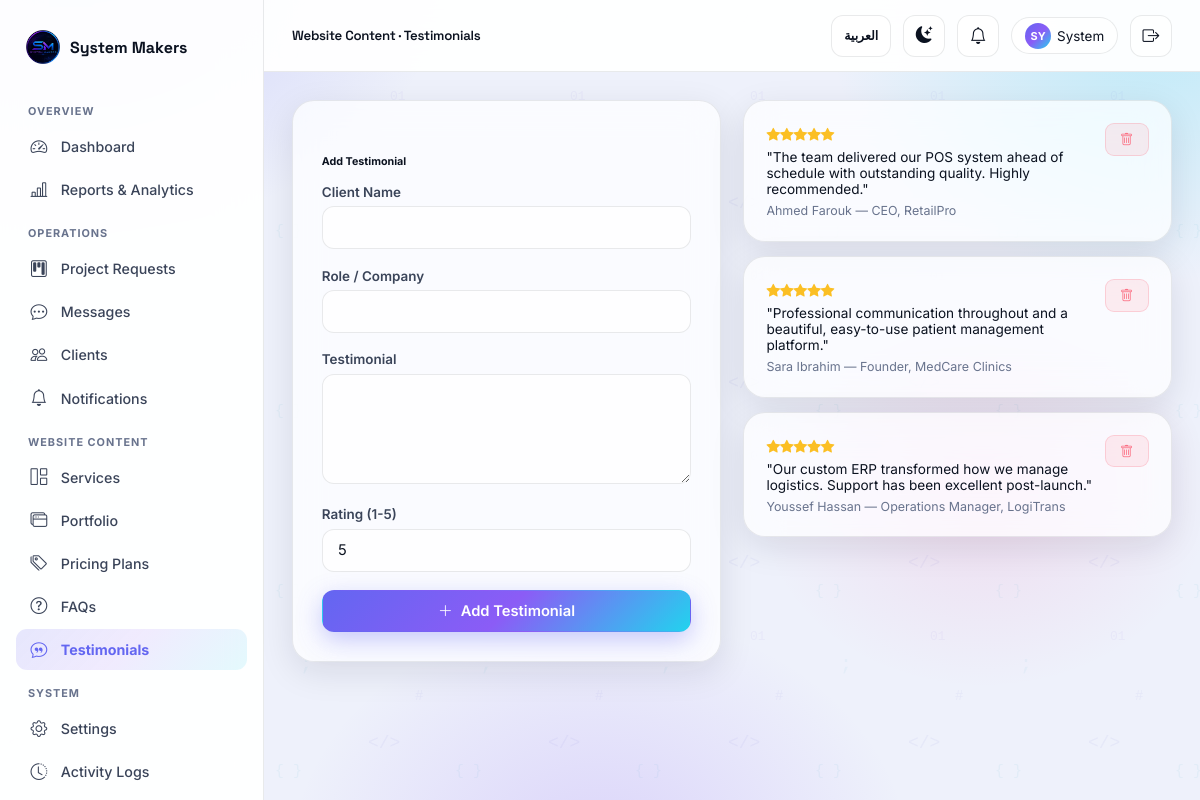
Screenshot of /admin/content/testimonials (signed in) with the database file from the repository.
### app/models/user.py (models this page shows, shortened)
class User(UserMixin, db.Model):
    __tablename__ = "users"
    id = db.Column(db.Integer, primary_key=True)
    full_name = db.Column(db.String(150), nullable=False)
    username = db.Column(db.String(80), unique=True, nullable=False, index=True)
    email = db.Column(db.String(150), unique=True, nullable=False, index=True)
    phone = db.Column(db.String(40))
    company = db.Column(db.String(150))
    password_hash = db.Column(db.String(255), nullable=False)
    role = db.Column(db.String(20), nullable=False, default="client")  # admin | client
    avatar_url = db.Column(db.String(255), default="")
    is_active_account = db.Column(db.Boolean, default=True)
    email_verified = db.Column(db.Boolean, default=False)
    verification_token = db.Column(db.String(100))
    reset_token = db.Column(db.String(100))
    reset_token_expires = db.Column(db.DateTime)
    created_at = db.Column(db.DateTime, default=lambda: datetime.now(timezone.utc))
    last_login = db.Column(db.DateTime)
    requests = db.relationship("ProjectRequest", backref="owner", lazy="dynamic",
                                foreign_keys="ProjectRequest.user_id")
    sent_messages = db.relationship("Message", backref="sender", lazy="dynamic",
                                     foreign_keys="Message.sender_id")
    notifications = db.relationship("Notification", backref="user", lazy="dynamic")
    @property
    def is_active(self):
        return self.is_active_account
    @property
    def is_admin(self) -> bool:
        return self.role == "admin"
    @property
    def unread_notifications_count(self) -> int:
        return self.notifications.filter_by(is_read=False).count()

### app/models/content.py (models this page shows)
class Testimonial(db.Model):
    __tablename__ = "testimonials"
    id = db.Column(db.Integer, primary_key=True)
    client_name = db.Column(db.String(150), nullable=False)
    client_role = db.Column(db.String(150))
    content = db.Column(db.Text, nullable=False)
    rating = db.Column(db.Integer, default=5)
    avatar_url = db.Column(db.String(255))
    order = db.Column(db.Integer, default=0)
    is_active = db.Column(db.Boolean, default=True)

### app/routes/admin.py (the view, shortened to what this page needs)
@admin_bp.route("/content/testimonials", methods=["GET", "POST"])
def manage_testimonials():
    testimonials = Testimonial.query.order_by(Testimonial.order).all()
    return render_template("admin/manage_testimonials.html", testimonials=testimonials)

### app/models/__init__.py (called while the page is built)
@login_manager.user_loader
def load_user(user_id):
    return User.query.get(int(user_id))

### app/routes/admin.py (called while the page is built)
@admin_bp.before_request
@login_required
@admin_required
def require_admin():
    pass

### app/translations.py (called while the page is built)
def get_translator(lang: str):
    table = TRANSLATIONS.get(lang, TRANSLATIONS["en"])
    fallback = TRANSLATIONS["en"]
    def t(key: str) -> str:
        return table.get(key) or fallback.get(key) or key
    return t

### app/templates/admin/manage_testimonials.html (shortened to what this page needs)
{% extends "layout_dashboard.html" %}
{% block page_title %}Website Content · Testimonials{% endblock %}
{% block sidebar %}{% include "partials/admin_sidebar.html" %}{% endblock %}
{% block dash_content %}
<div class="grid-2" style="align-items:start; gap:22px;">
  <div class="glass" style="padding:1.8rem;">
    <h6 style="margin-bottom:16px;">Add Testimonial</h6>
    <form method="POST" novalidate>
      <div class="field-group"><label class="form-label">Client Name</label><input type="text" name="client_name" class="form-control" required></div>
      <div class="field-group"><label class="form-label">Role / Company</label><input type="text" name="client_role" class="form-control"></div>
      <div class="field-group"><label class="form-label">Testimonial</label><textarea name="content" class="form-control" rows="4" required></textarea></div>
      <div class="field-group"><label class="form-label">Rating (1-5)</label><input type="number" name="rating" min="1" max="5" value="5" class="form-control"></div>
      <button type="submit" class="btn btn-grad btn-block"><i class="bi bi-plus-lg"></i> Add Testimonial</button>
    </form>
  </div>
  <div>
    {% for t in testimonials %}
    <div class="glass card-hover" style="padding:1.4rem; margin-bottom:14px; display:flex; justify-content:space-between; gap:10px;">
      <div>
        <div class="stars">{% for i in range(t.rating) %}<i class="bi bi-star-fill"></i>{% endfor %}</div>
        <p style="font-size:.85rem; margin:6px 0;">"{{ t.content }}"</p>
        <div class="text-muted-2" style="font-size:.78rem;">{{ t.client_name }} — {{ t.client_role }}</div>
      </div>
      <form method="POST" action="{{ url_for('admin.delete_testimonial', testimonial_id=t.id) }}" onsubmit="return confirm('Delete this testimonial?');">
        <button type="submit" class="btn btn-danger-soft btn-sm"><i class="bi bi-trash"></i></button>
      </form>
    </div>
    {% else %}
    <div class="empty-state"><i class="bi bi-chat-quote"></i><p>No testimonials added yet.</p></div>
    {% endfor %}
  </div>
</div>
{% endblock %}

### app/templates/layout_dashboard.html (shortened to what this page needs)
{% extends "base.html" %}
{% block body %}
<div class="app-shell">
  <aside class="sidebar" id="sidebar">
    <div class="sidebar-brand">
      <span class="brand-mark" style="background:transparent; box-shadow:none;"><img src="{{ url_for('static', filename='images/brand/logo_256.png') }}" alt="System Makers" style="width:100%;height:100%;object-fit:contain;"></span>
      <span style="font-family:'Space Grotesk',sans-serif; font-weight:700;">System Makers</span>
    </div>
    {% block sidebar %}{% endblock %}
  </aside>
  <div class="main-content">
    <div class="topbar">
      <div style="display:flex; align-items:center; gap:14px;">
        <h5 style="margin:0;">{% block page_title %}Dashboard{% endblock %}</h5>
      </div>
      <div style="display:flex; align-items:center; gap:12px;">
        <a href="{{ url_for('main.set_language', lang_code='ar' if lang == 'en' else 'en') }}" class="theme-toggle lang-toggle" style="width:auto; padding:0 12px; font-size:.78rem; font-weight:700;" title="Switch language">
          {{ t('lang_switch') }}
        </a>
        <button class="theme-toggle" data-theme-toggle title="Toggle theme">
          <i class="bi bi-sun-fill" data-theme-icon></i>
        </button>
        <a href="{{ url_for('admin.notifications') if current_user.is_admin else url_for('client.notifications') }}"
           class="theme-toggle" style="position:relative;" title="Notifications">
          <i class="bi bi-bell"></i>
        </a>
        <div class="chip" style="cursor:pointer;">
          <div class="avatar-circle" style="width:26px; height:26px; font-size:.68rem;">{{ current_user.full_name[:2]|upper }}</div>
          <span style="font-size:.84rem;">{{ current_user.full_name.split(' ')[0] }}</span>
        </div>
        <a href="{{ url_for('auth.logout') }}" class="theme-toggle" title="Logout"><i class="bi bi-box-arrow-right"></i></a>
      </div>
    </div>
    <div class="content-area">
      {% block dash_content %}{% endblock %}
    </div>
  </div>
</div>
{% endblock %}

### rows the page displays
User: full_name "SY", full_name "System"
Testimonial: rating 5 (drawn), content "The team delivered our POS system ahead of schedule with outstanding quality. Highly recommended.", client_name "Ahmed Farouk", client_role "CEO, RetailPro"
Testimonial: rating 5 (drawn), content "Professional communication throughout and a beautiful, easy-to-use patient management platform.", client_name "Sara Ibrahim", client_role "Founder, MedCare Clinics"
Testimonial: rating 5 (drawn), content "Our custom ERP transformed how we manage logistics. Support has been excellent post-launch.", client_name "Youssef Hassan", client_role "Operations Manager, LogiTrans"

### other values shown
{{ t('sidebar_overview') }} "OVERVIEW"
{{ t('admin_dashboard') }} "Dashboard"
{{ t('admin_reports') }} "Reports & Analytics"
{{ t('sidebar_operations') }} "OPERATIONS"
{{ t('admin_requests') }} "Project Requests"
{{ t('admin_messages') }} "Messages"
{{ t('admin_clients') }} "Clients"
{{ t('admin_notifications') }} "Notifications"
{{ t('sidebar_content') }} "WEBSITE CONTENT"
{{ t('admin_services') }} "Services"
{{ t('admin_portfolio') }} "Portfolio"
{{ t('admin_pricing') }} "Pricing Plans"
{{ t('admin_faqs') }} "FAQs"
{{ t('admin_testimonials') }} "Testimonials"
{{ t('sidebar_system') }} "SYSTEM"
